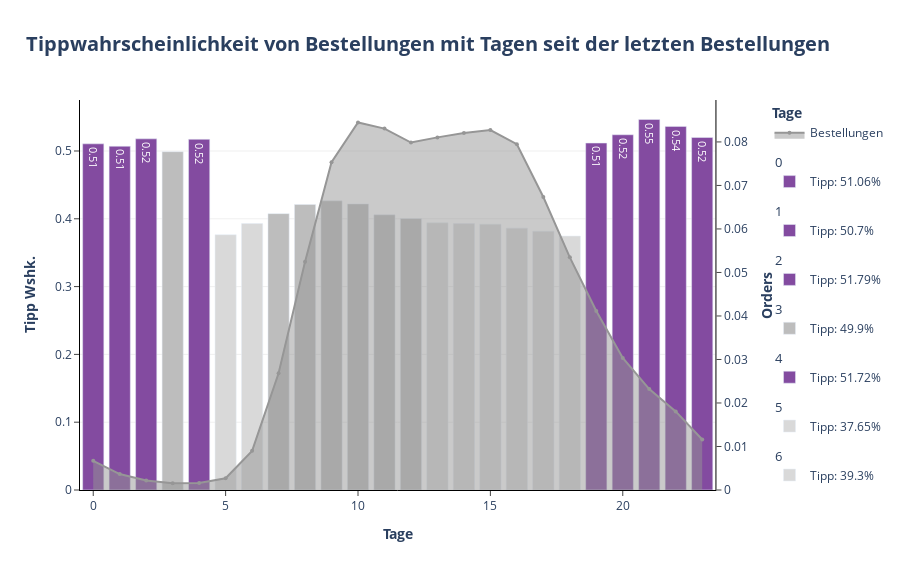

Here is the notebook cell this chart was saved with:
### Code cell
fig = make_subplots(specs=[[{"secondary_y": True}]])

fig.add_trace(
  go.Scatter(
    x= df_hour.order_hour_of_day,
    y= df_hour.orders_norm,
    mode= "lines+markers", 
    marker= dict(color= px.colors.sequential.Greys[4], size= 4),
    name= "Bestellungen",
    fill= "tozeroy",
    hoverinfo = "y",
  ),
  secondary_y= True
)


for hour in df_hour.order_hour_of_day:

 if df_hour[df_hour.order_hour_of_day == hour].tip_norm.values >= 0.5:
  color = px.colors.sequential.Purpor[5]
  text= df_hour.loc[df_hour.order_hour_of_day == hour].tip_norm.values.round(2)

  fig.add_trace(
   go.Bar(
    x= df_hour.loc[df_hour.order_hour_of_day == hour].order_hour_of_day,
    y= df_hour.loc[df_hour.order_hour_of_day == hour].tip_norm,
    name= f"Tipp: {(df_hour.loc[df_hour.order_hour_of_day == hour].tip_norm.values[0] * 100).round(2)}%",
    showlegend= True,
    marker= dict(color= color),
    width= 0.8,
    text= text,
    base= 0,
    legendgroup= f"{hour}",
    legendgrouptitle_text= f"{int(hour)}",
    hovertemplate = f"<b>{df_hour.loc[df_hour.order_hour_of_day == hour].order_hour_of_day.values[0]}</b><br><br>" +
                "Tipp: %{y}<br>" +
                "<extra></extra>"
   ),
   secondary_y= False
  )

 elif 0.4 < df_hour.loc[df_hour.order_hour_of_day == hour].tip_norm.values < 0.5:
  color= px.colors.sequential.Greys[3]

  fig.add_trace(
   go.Bar(
    x= df_hour.loc[df_hour.order_hour_of_day == hour].order_hour_of_day,
    y= df_hour.loc[df_hour.order_hour_of_day == hour].tip_norm,
    name= f"Tipp: {(df_hour.loc[df_hour.order_hour_of_day == hour].tip_norm.values[0] * 100).round(2)}%",
    showlegend= True,
    marker= dict(color= color),
    width= 0.8,
    base= 0,
    legendgroup= f"{hour}",
    legendgrouptitle_text= f"{int(hour)}",
    hovertemplate = f"<b>{df_hour.loc[df_hour.order_hour_of_day == hour].order_hour_of_day.values[0]}</b><br><br>" +
                "Tipp: %{y}<br>" +
                "<extra></extra>"
   ),
   secondary_y= False
  )

 elif 0.3 < df_hour.loc[df_hour.order_hour_of_day == hour].tip_norm.values < 0.4:
  color= px.colors.sequential.Greys[2]

  fig.add_trace(
   go.Bar(
    x= df_hour.loc[df_hour.order_hour_of_day == hour].order_hour_of_day,
    y= df_hour.loc[df_hour.order_hour_of_day == hour].tip_norm,
    name= f"Tipp: {(df_hour.loc[df_hour.order_hour_of_day == hour].tip_norm.values[0] * 100).round(2)}%",
    showlegend= True,
    marker= dict(color= color),
    width= 0.8,
    base= 0,
    legendgroup= f"{hour}",
    legendgrouptitle_text= f"{int(hour)}",
    hovertemplate = f"<b>{df_hour.loc[df_hour.order_hour_of_day == hour].order_hour_of_day.values[0]}</b><br><br>" +
                "Tipp: %{y}<br>" +
                "<extra></extra>"
   ),
   secondary_y= False
  )

 elif 0.2 < df_hour.loc[df_hour.order_hour_of_day == hour].tip_norm.values < 0.3:
  color= px.colors.sequential.Greys[1]
  text= df_hour.loc[df_hour.order_hour_of_day == hour].tip_norm.values.round(2)

  fig.add_trace(
   go.Bar(
    x= df_hour.loc[df_hour.order_hour_of_day == hour].order_hour_of_day,
    y= df_hour.loc[df_hour.order_hour_of_day == hour].tip_norm,
    name= f"Tipp: {(df_hour.loc[df_hour.order_hour_of_day == hour].tip_norm.values[0] * 100).round(2)}%",
    showlegend= True,
    marker= dict(color= color),
    width= 0.8,
    text= text,
    base= 0,
    legendgroup= f"{hour}",
    legendgrouptitle_text= f"{int(hour)}",
    hovertemplate = f"<b>{df_hour.loc[df_hour.order_hour_of_day == hour].order_hour_of_day.values[0]}</b><br><br>" +
                "Tipp: %{y}<br>" +
                "<extra></extra>"
   ),
   secondary_y= False
  )


fig.update_layout(title= dict(text= "<b>Tippwahrscheinlichkeit von Bestellungen mit Tagen seit der letzten Bestellungen</b>", font_size= 20, xanchor= "center", yanchor= "top", y=0.935, x=0.475), legend_title_text = "<b>Tage</b>", height= 570)
fig.update_xaxes(title_text="<b>Tage</b>", ticks= "outside")
fig.update_yaxes(title_text="<b>Tipp Wshk.</b>", ticks= "outside", showgrid= True, gridcolor= px.colors.sequential.Greys[1])
fig.update_yaxes(title_text="<b>Orders</b>", ticks= "outside", showgrid= False, secondary_y= True, showline= True, linecolor= "black")
fig.update_layout(plot_bgcolor= "white", xaxis= dict(linecolor= "black"), yaxis= dict(linecolor= "black"))
fig.show()

### Figure 1 — Plotly figure (JSON) as saved in the notebook; plotly's stock layout.template omitted (floating-point values rounded to 4 significant figures)
{"data": [{"fill": "tozeroy", "hoverinfo": "y", "marker": {"color": "rgb(150,150,150)", "size": 4}, "mode": "lines+markers", "name": "Bestellungen", "type": "scatter", "x": [0, 1, 2, 3, 4, 5, 6, 7, 8, 9, 10, 11, 12, 13, 14, 15, 16, 17, 18, 19, 20, 21, 22, 23], "xaxis": "x", "y": [0.006709, 0.003656, 0.002208, 0.001575, 0.001625, 0.002709, 0.008998, 0.02685, 0.05247, 0.07534, 0.08447, 0.08307, 0.07986, 0.08105, 0.08203, 0.08274, 0.07947, 0.06733, 0.05347, 0.04114, 0.03035, 0.0232, 0.01807, 0.0116], "yaxis": "y2"}, {"base": 0, "hovertemplate": "<b>0</b><br><br>Tipp: %{y}<br><extra></extra>", "legendgroup": "0", "legendgrouptitle": {"text": "0"}, "marker": {"color": "rgb(131, 75, 160)"}, "name": "Tipp: 51.06%", "showlegend": true, "text": [0.51], "type": "bar", "width": 0.8, "x": [0], "xaxis": "x", "y": [0.5106], "yaxis": "y"}, {"base": 0, "hovertemplate": "<b>1</b><br><br>Tipp: %{y}<br><extra></extra>", "legendgroup": "1", "legendgrouptitle": {"text": "1"}, "marker": {"color": "rgb(131, 75, 160)"}, "name": "Tipp: 50.7%", "showlegend": true, "text": [0.51], "type": "bar", "width": 0.8, "x": [1], "xaxis": "x", "y": [0.507], "yaxis": "y"}, {"base": 0, "hovertemplate": "<b>2</b><br><br>Tipp: %{y}<br><extra></extra>", "legendgroup": "2", "legendgrouptitle": {"text": "2"}, "marker": {"color": "rgb(131, 75, 160)"}, "name": "Tipp: 51.79%", "showlegend": true, "text": [0.52], "type": "bar", "width": 0.8, "x": [2], "xaxis": "x", "y": [0.5179], "yaxis": "y"}, {"base": 0, "hovertemplate": "<b>3</b><br><br>Tipp: %{y}<br><extra></extra>", "legendgroup": "3", "legendgrouptitle": {"text": "3"}, "marker": {"color": "rgb(189,189,189)"}, "name": "Tipp: 49.9%", "showlegend": true, "type": "bar", "width": 0.8, "x": [3], "xaxis": "x", "y": [0.499], "yaxis": "y"}, {"base": 0, "hovertemplate": "<b>4</b><br><br>Tipp: %{y}<br><extra></extra>", "legendgroup": "4", "legendgrouptitle": {"text": "4"}, "marker": {"color": "rgb(131, 75, 160)"}, "name": "Tipp: 51.72%", "showlegend": true, "text": [0.52], "type": "bar", "width": 0.8, "x": [4], "xaxis": "x", "y": [0.5172], "yaxis": "y"}, {"base": 0, "hovertemplate": "<b>5</b><br><br>Tipp: %{y}<br><extra></extra>", "legendgroup": "5", "legendgrouptitle": {"text": "5"}, "marker": {"color": "rgb(217,217,217)"}, "name": "Tipp: 37.65%", "showlegend": true, "type": "bar", "width": 0.8, "x": [5], "xaxis": "x", "y": [0.3765], "yaxis": "y"}, {"base": 0, "hovertemplate": "<b>6</b><br><br>Tipp: %{y}<br><extra></extra>", "legendgroup": "6", "legendgrouptitle": {"text": "6"}, "marker": {"color": "rgb(217,217,217)"}, "name": "Tipp: 39.3%", "showlegend": true, "type": "bar", "width": 0.8, "x": [6], "xaxis": "x", "y": [0.393], "yaxis": "y"}, {"base": 0, "hovertemplate": "<b>7</b><br><br>Tipp: %{y}<br><extra></extra>", "legendgroup": "7", "legendgrouptitle": {"text": "7"}, "marker": {"color": "rgb(189,189,189)"}, "name": "Tipp: 40.76%", "showlegend": true, "type": "bar", "width": 0.8, "x": [7], "xaxis": "x", "y": [0.4076], "yaxis": "y"}, {"base": 0, "hovertemplate": "<b>8</b><br><br>Tipp: %{y}<br><extra></extra>", "legendgroup": "8", "legendgrouptitle": {"text": "8"}, "marker": {"color": "rgb(189,189,189)"}, "name": "Tipp: 42.11%", "showlegend": true, "type": "bar", "width": 0.8, "x": [8], "xaxis": "x", "y": [0.4211], "yaxis": "y"}, {"base": 0, "hovertemplate": "<b>9</b><br><br>Tipp: %{y}<br><extra></extra>", "legendgroup": "9", "legendgrouptitle": {"text": "9"}, "marker": {"color": "rgb(189,189,189)"}, "name": "Tipp: 42.65%", "showlegend": true, "type": "bar", "width": 0.8, "x": [9], "xaxis": "x", "y": [0.4265], "yaxis": "y"}, {"base": 0, "hovertemplate": "<b>10</b><br><br>Tipp: %{y}<br><extra></extra>", "legendgroup": "10", "legendgrouptitle": {"text": "10"}, "marker": {"color": "rgb(189,189,189)"}, "name": "Tipp: 42.19%", "showlegend": true, "type": "bar", "width": 0.8, "x": [10], "xaxis": "x", "y": [0.4219], "yaxis": "y"}, {"base": 0, "hovertemplate": "<b>11</b><br><br>Tipp: %{y}<br><extra></extra>", "legendgroup": "11", "legendgrouptitle": {"text": "11"}, "marker": {"color": "rgb(189,189,189)"}, "name": "Tipp: 40.59%", "showlegend": true, "type": "bar", "width": 0.8, "x": [11], "xaxis": "x", "y": [0.4059], "yaxis": "y"}, {"base": 0, "hovertemplate": "<b>12</b><br><br>Tipp: %{y}<br><extra></extra>", "legendgroup": "12", "legendgrouptitle": {"text": "12"}, "marker": {"color": "rgb(189,189,189)"}, "name": "Tipp: 40.04%", "showlegend": true, "type": "bar", "width": 0.8, "x": [12], "xaxis": "x", "y": [0.4004], "yaxis": "y"}, {"base": 0, "hovertemplate": "<b>13</b><br><br>Tipp: %{y}<br><extra></extra>", "legendgroup": "13", "legendgrouptitle": {"text": "13"}, "marker": {"color": "rgb(217,217,217)"}, "name": "Tipp: 39.4%", "showlegend": true, "type": "bar", "width": 0.8, "x": [13], "xaxis": "x", "y": [0.394], "yaxis": "y"}, {"base": 0, "hovertemplate": "<b>14</b><br><br>Tipp: %{y}<br><extra></extra>", "legendgroup": "14", "legendgrouptitle": {"text": "14"}, "marker": {"color": "rgb(217,217,217)"}, "name": "Tipp: 39.29%", "showlegend": true, "type": "bar", "width": 0.8, "x": [14], "xaxis": "x", "y": [0.3929], "yaxis": "y"}, {"base": 0, "hovertemplate": "<b>15</b><br><br>Tipp: %{y}<br><extra></extra>", "legendgroup": "15", "legendgrouptitle": {"text": "15"}, "marker": {"color": "rgb(217,217,217)"}, "name": "Tipp: 39.2%", "showlegend": true, "type": "bar", "width": 0.8, "x": [15], "xaxis": "x", "y": [0.392], "yaxis": "y"}, {"base": 0, "hovertemplate": "<b>16</b><br><br>Tipp: %{y}<br><extra></extra>", "legendgroup": "16", "legendgrouptitle": {"text": "16"}, "marker": {"color": "rgb(217,217,217)"}, "name": "Tipp: 38.62%", "showlegend": true, "type": "bar", "width": 0.8, "x": [16], "xaxis": "x", "y": [0.3862], "yaxis": "y"}, {"base": 0, "hovertemplate": "<b>17</b><br><br>Tipp: %{y}<br><extra></extra>", "legendgroup": "17", "legendgrouptitle": {"text": "17"}, "marker": {"color": "rgb(217,217,217)"}, "name": "Tipp: 38.16%", "showlegend": true, "type": "bar", "width": 0.8, "x": [17], "xaxis": "x", "y": [0.3816], "yaxis": "y"}, {"base": 0, "hovertemplate": "<b>18</b><br><br>Tipp: %{y}<br><extra></extra>", "legendgroup": "18", "legendgrouptitle": {"text": "18"}, "marker": {"color": "rgb(217,217,217)"}, "name": "Tipp: 37.46%", "showlegend": true, "type": "bar", "width": 0.8, "x": [18], "xaxis": "x", "y": [0.3746], "yaxis": "y"}, {"base": 0, "hovertemplate": "<b>19</b><br><br>Tipp: %{y}<br><extra></extra>", "legendgroup": "19", "legendgrouptitle": {"text": "19"}, "marker": {"color": "rgb(131, 75, 160)"}, "name": "Tipp: 51.17%", "showlegend": true, "text": [0.51], "type": "bar", "width": 0.8, "x": [19], "xaxis": "x", "y": [0.5117], "yaxis": "y"}, {"base": 0, "hovertemplate": "<b>20</b><br><br>Tipp: %{y}<br><extra></extra>", "legendgroup": "20", "legendgrouptitle": {"text": "20"}, "marker": {"color": "rgb(131, 75, 160)"}, "name": "Tipp: 52.39%", "showlegend": true, "text": [0.52], "type": "bar", "width": 0.8, "x": [20], "xaxis": "x", "y": [0.5239], "yaxis": "y"}, {"base": 0, "hovertemplate": "<b>21</b><br><br>Tipp: %{y}<br><extra></extra>", "legendgroup": "21", "legendgrouptitle": {"text": "21"}, "marker": {"color": "rgb(131, 75, 160)"}, "name": "Tipp: 54.64%", "showlegend": true, "text": [0.55], "type": "bar", "width": 0.8, "x": [21], "xaxis": "x", "y": [0.5464], "yaxis": "y"}, {"base": 0, "hovertemplate": "<b>22</b><br><br>Tipp: %{y}<br><extra></extra>", "legendgroup": "22", "legendgrouptitle": {"text": "22"}, "marker": {"color": "rgb(131, 75, 160)"}, "name": "Tipp: 53.63%", "showlegend": true, "text": [0.54], "type": "bar", "width": 0.8, "x": [22], "xaxis": "x", "y": [0.5363], "yaxis": "y"}, {"base": 0, "hovertemplate": "<b>23</b><br><br>Tipp: %{y}<br><extra></extra>", "legendgroup": "23", "legendgrouptitle": {"text": "23"}, "marker": {"color": "rgb(131, 75, 160)"}, "name": "Tipp: 51.99%", "showlegend": true, "text": [0.52], "type": "bar", "width": 0.8, "x": [23], "xaxis": "x", "y": [0.5199], "yaxis": "y"}], "layout": {"height": 570, "legend": {"title": {"text": "<b>Tage</b>"}}, "plot_bgcolor": "white", "title": {"font": {"size": 20}, "text": "<b>Tippwahrscheinlichkeit von Bestellungen mit Tagen seit der letzten Bestellungen</b>", "x": 0.475, "xanchor": "center", "y": 0.935, "yanchor": "top"}, "xaxis": {"anchor": "y", "domain": [0, 0.94], "linecolor": "black", "ticks": "outside", "title": {"text": "<b>Tage</b>"}}, "yaxis": {"anchor": "x", "domain": [0, 1], "gridcolor": "rgb(240,240,240)", "linecolor": "black", "showgrid": true, "ticks": "outside", "title": {"text": "<b>Tipp Wshk.</b>"}}, "yaxis2": {"anchor": "x", "gridcolor": "rgb(240,240,240)", "linecolor": "black", "overlaying": "y", "showgrid": false, "showline": true, "side": "right", "ticks": "outside", "title": {"text": "<b>Orders</b>"}}}}
